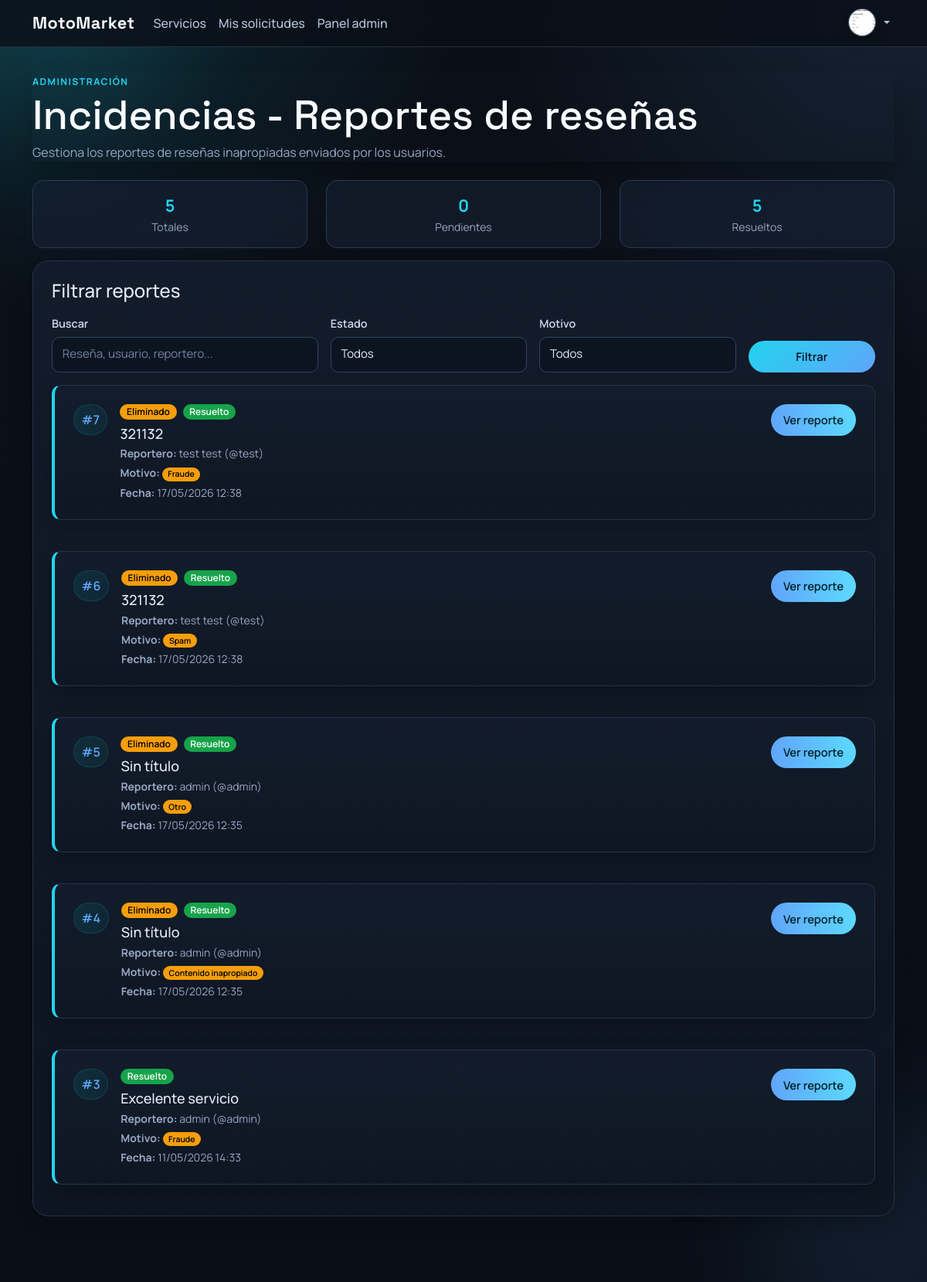
Page /usuarios/panel/incidencias/ (signed in) on the committed database.
### users/models.py (models this page shows, shortened)
class User(AbstractUser):
	class Role(models.TextChoices):
		CUSTOMER = 'customer', 'Cliente'
		PROFESSIONAL = 'professional', 'Profesional'
		ADMIN = 'admin', 'Administrador'
	email = models.EmailField(unique=True)
	role = models.CharField(max_length=20, choices=Role.choices, default=Role.CUSTOMER)
	must_change_password = models.BooleanField(default=False)
	@property
	def es_profesional(self):
		return self.role == self.Role.PROFESSIONAL
	@property
	def is_admin_account(self):
		return self.role == self.Role.ADMIN or self.is_superuser
	@property
	def es_admin(self):
		return self.is_admin_account

class Profile(models.Model):
	user = models.OneToOneField(settings.AUTH_USER_MODEL, on_delete=models.CASCADE, related_name='profile')
	phone = models.CharField(max_length=30, blank=True)
	city = models.CharField(max_length=120, blank=True)
	address = models.CharField(max_length=255, blank=True)
	bio = models.TextField(blank=True)
	avatar = models.ImageField(upload_to='avatars/', blank=True, null=True)
	avatar_url = models.URLField(blank=True)
	created_at = models.DateTimeField(auto_now_add=True)
	updated_at = models.DateTimeField(auto_now=True)

### reviews/models.py (models this page shows, shortened)
class ReviewReport(models.Model):
	REASON_CHOICES = [
		('inappropriate', 'Contenido inapropiado'),
		('spam', 'Spam'),
		('offensive', 'Ofensivo'),
		('fraud', 'Fraude'),
		('other', 'Otro'),
	]
	review = models.ForeignKey(Review, on_delete=models.CASCADE, related_name='reports')
	reporter = models.ForeignKey(settings.AUTH_USER_MODEL, on_delete=models.CASCADE, related_name='review_reports')
	reason = models.CharField(max_length=20, choices=REASON_CHOICES)
	description = models.TextField(blank=True, default='')
	created_at = models.DateTimeField(auto_now_add=True)
	is_resolved = models.BooleanField(default=False)
	resolved_at = models.DateTimeField(null=True, blank=True)
	class Meta:
		ordering = ['-created_at']

class Review(models.Model):
	service = models.ForeignKey('services.Service', on_delete=models.CASCADE, related_name='reviews')
	reviewer = models.ForeignKey(settings.AUTH_USER_MODEL, on_delete=models.CASCADE, related_name='reviews')
	title = models.CharField(max_length=120, default='')
	rating = models.DecimalField(
		max_digits=2,
		decimal_places=1,
		validators=[MinValueValidator(1.0), MaxValueValidator(5.0)]
	)
	comment = models.TextField(default='')
	created_at = models.DateTimeField(auto_now_add=True)
	updated_at = models.DateTimeField(auto_now=True)
	is_deleted = models.BooleanField(default=False)
	class Meta:
		ordering = ['-created_at']
		constraints = [
			models.UniqueConstraint(fields=['service', 'reviewer'], name='unique_service_reviewer_review'),
		]

### users/views.py (the view, shortened to what this page needs)
# urls.py: path('panel/incidencias/', views.admin_review_reports, name='admin_review_reports'),
@login_required
def admin_review_reports(request):
    if not can_access_admin_panel(request.user):
        messages.error(request, 'No tienes permisos para acceder al panel de administración.')
        return redirect('services:service_list')
    reports = ReviewReport.objects.select_related('review', 'reporter', 'review__reviewer', 'review__service').order_by('-created_at')
    search_query = (request.GET.get('q') or '').strip()
    status_filter = (request.GET.get('status') or '').strip()
    reason_filter = (request.GET.get('reason') or '').strip()
    if status_filter == 'resolved':
        reports = reports.filter(is_resolved=True)
    elif status_filter == 'pending':
        reports = reports.filter(is_resolved=False)
    if reason_filter:
        reports = reports.filter(reason=reason_filter)
    context = {
        'reports': reports,
        'search_query': search_query,
        'status_filter': status_filter,
        'reason_filter': reason_filter,
        'pending_reports': ReviewReport.objects.filter(is_resolved=False).count(),
        'resolved_reports': ReviewReport.objects.filter(is_resolved=True).count(),
        'total_reports': ReviewReport.objects.count(),
        'reason_choices': ReviewReport.REASON_CHOICES,
    }
    return render(request, 'users/admin_review_reports.html', context)

### users/views.py (called while the page is built)
def can_access_admin_panel(user):
    return user.is_authenticated and user.is_admin_account

### templates/users/admin_review_reports.html (shortened to what this page needs)
{% extends 'base.html' %}
{% block content %}
<div class="page-hero">
  <div>
    <span class="eyebrow">Administración</span>
    <h1 class="display-title">Incidencias - Reportes de reseñas</h1>
    <p class="section-lead">Gestiona los reportes de reseñas inapropiadas enviados por los usuarios.</p>
  </div>
</div>
<div class="row mb-3">
  <div class="col-12 col-md-4 mb-2 mb-md-0">
    <div class="kpi-box p-3 w-100 text-center">
      <strong>{{ total_reports }}</strong>
      <div class="small text-muted">Totales</div>
    </div>
  </div>
  <div class="col-12 col-md-4 mb-2 mb-md-0">
    <div class="kpi-box p-3 w-100 text-center">
      <strong>{{ pending_reports }}</strong>
      <div class="small text-muted">Pendientes</div>
    </div>
  </div>
  <div class="col-12 col-md-4">
    <div class="kpi-box p-3 w-100 text-center">
      <strong>{{ resolved_reports }}</strong>
      <div class="small text-muted">Resueltos</div>
    </div>
  </div>
</div>
<div class="card-glass p-4 mb-4">
  <h2 class="h4 mb-3">Filtrar reportes</h2>
  <form method="get" class="row g-3 align-items-end mb-3">
    <div class="col-md-4">
      <label class="form-label" for="q">Buscar</label>
      <input type="text" id="q" name="q" class="form-control" value="{{ search_query }}" placeholder="Reseña, usuario, reportero...">
    </div>
    <div class="col-md-3">
      <label class="form-label" for="status">Estado</label>
      <select id="status" name="status" class="form-select">
        <option value="" {% if not status_filter %}selected{% endif %}>Todos</option>
      </select>
    </div>
    <div class="col-md-3">
      <label class="form-label" for="reason">Motivo</label>
      <select id="reason" name="reason" class="form-select">
        <option value="" {% if not reason_filter %}selected{% endif %}>Todos</option>
      </select>
    </div>
    <div class="col-md-2 d-grid">
      <button class="btn btn-primary" type="submit">Filtrar</button>
    </div>
  </form>
  <div class="list-reports">
    {% for report in reports %}
      {% include 'users/_report_item.html' with report=report object_type='review' %}
    {% empty %}
    <div class="card-glass p-5 text-center">
      <p class="text-muted mb-0">No hay reportes.</p>
    </div>
    {% endfor %}
  </div>
</div>
{% endblock %}

### templates/base.html (shortened to what this page needs)
{% load static %}
<!doctype html>
<html lang="es">
  <head>
    <link href="https://cdn.jsdelivr.net/npm/bootstrap@5.3.3/dist/css/bootstrap.min.css" rel="stylesheet">
    <link rel="stylesheet" href="{% static 'css/styles.css' %}?v=36">
  </head>
  <body class="app-shell">
    <div class="ambient ambient-1"></div>
    <div class="ambient ambient-2"></div>
    <nav class="navbar navbar-expand-lg navbar-dark site-nav">
      <div class="container">
        <a class="navbar-brand brand-mark" href="{% url 'services:service_list' %}">MotoMarket</a>
        <div class="collapse navbar-collapse" id="mainNav">
          <ul class="navbar-nav me-auto mb-2 mb-lg-0">
            <li class="nav-item"><a class="nav-link" href="{% url 'services:service_list' %}">Servicios</a></li>
            {% if user.is_authenticated %}
            <li class="nav-item"><a class="nav-link" href="{% url 'requests_app:request_history' %}">Mis solicitudes</a></li>
            {% endif %}
            {% if user.is_authenticated and user.es_admin %}
            <li class="nav-item"><a class="nav-link" href="{% url 'users:admin_dashboard' %}">Panel admin</a></li>
            {% endif %}
          </ul>
          <ul class="navbar-nav ms-auto">
            {% if user.is_authenticated %}
            <li class="nav-item dropdown dropdown-hover user-menu">
              <a class="nav-link dropdown-toggle user-avatar-toggle" href="#" role="button" data-bs-toggle="dropdown" aria-expanded="false">
                <span class="avatar-circle avatar-circle--sm user-avatar">
                  {% if user.profile.avatar %}
                  <img src="{{ user.profile.avatar.url }}" alt="Avatar de {{ user.get_full_name|default:user.username }}">
                  {% elif user.profile.avatar_url %}
                  <img src="{{ user.profile.avatar_url }}" alt="Avatar de {{ user.get_full_name|default:user.username }}">
                  {% else %}
                  <span>{{ user.username|slice:":1"|upper }}</span>
                  {% endif %}
                </span>
              </a>
            </li>
            {% else %}
            <li class="nav-item"><a class="nav-link" href="{% url 'users:register' %}">Registro</a></li>
            <li class="nav-item"><a class="nav-link" href="{% url 'login' %}">Entrar</a></li>
            {% endif %}
          </ul>
        </div>
      </div>
    </nav>
    <main class="container page-wrap">
      {% block content %}{% endblock %}
    </main>
  </body>
</html>

### templates/users/_report_item.html (shortened to what this page needs)
<article class="report-item card-glass mb-3 p-4">
  <div class="d-flex align-items-start gap-3">
    <div class="report-index text-center flex-shrink-0">
      <div class="index-circle">#{{ report.pk }}</div>
    </div>
    <div class="flex-grow-1">
      <div class="mb-2 d-flex align-items-center gap-2">
        {% if object_type == 'service' %}
          {% if report.service.is_active == False %}
          <span class="badge text-bg-warning">Eliminado</span>
          {% endif %}
        {% else %}
          {% if report.review.is_deleted %}
          <span class="badge text-bg-warning">Eliminado</span>
          {% endif %}
        {% endif %}
        {% if report.is_resolved %}
        <span class="badge text-bg-success">Resuelto</span>
        {% else %}
        <span class="badge text-bg-danger">Pendiente</span>
        {% endif %}
      </div>
      <h3 class="h5 mb-1 report-title">
        {% if object_type == 'service' %}
          {{ report.service.title|default:'Sin título' }}
        {% else %}
          {{ report.review.title|default:'Sin título' }}
        {% endif %}
      </h3>
      <p class="text-muted small mb-1">
        <strong>Reportero:</strong> {{ report.reporter.get_full_name|default:report.reporter.username }} (@{{ report.reporter.username }})
      </p>
      <p class="text-muted small mb-1">
        <strong>Motivo:</strong> <span class="badge text-bg-warning">{{ report.get_reason_display }}</span>
      </p>
      <p class="text-muted small mb-0">
        <strong>Fecha:</strong> {{ report.created_at|date:"d/m/Y H:i" }}
      </p>
    </div>
    <div class="report-actions flex-shrink-0 ms-auto">
      {% if object_type == 'service' %}
      <a class="btn btn-report" href="{% url 'services:service_detail' report.service.pk %}">Ver anuncio</a>
      {% else %}
      <button class="btn btn-report" type="button" data-bs-toggle="modal" data-bs-target="#reportModal{{ report.pk }}">Ver reporte</button>
      {% endif %}
    </div>
  </div>
</article>

### rows in the picture
User: profile.avatar (picture)
ReviewReport: pk "7", shows "Eliminado", is_resolved "Resuelto", review "321132", reporter.get_full_name "test test", reporter.username "test", reason "Fraude", created_at "17/05/2026 12:38"
ReviewReport: pk "6", shows "Eliminado", is_resolved "Resuelto", review "321132", reporter.get_full_name "test test", reporter.username "test", reason "Spam", created_at "17/05/2026 12:38"
ReviewReport: pk "5", shows "Eliminado", is_resolved "Resuelto", review "Sin título", reporter.get_full_name "admin", reporter.username "admin", reason "Otro", created_at "17/05/2026 12:35"
ReviewReport: pk "4", shows "Eliminado", is_resolved "Resuelto", review "Sin título", reporter.get_full_name "admin", reporter.username "admin", reason "Contenido inapropiado", created_at "17/05/2026 12:35"
ReviewReport: pk "3", is_resolved "Resuelto", review "Excelente servicio", reporter.get_full_name "admin", reporter.username "admin", reason "Fraude", created_at "11/05/2026 14:33"

### other values in the picture
{{ total_reports }} "5"
{{ pending_reports }} "0"
{{ resolved_reports }} "5"
